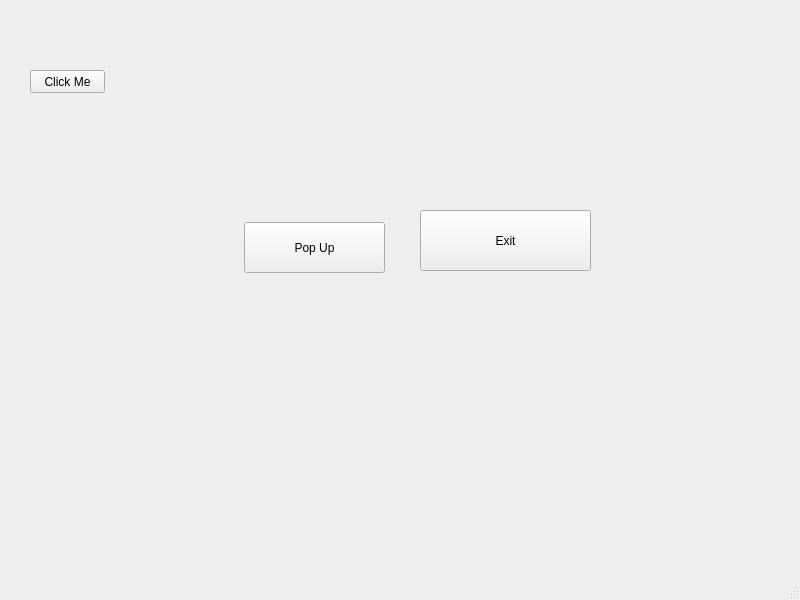
<?xml version="1.0" encoding="UTF-8"?>
<ui version="4.0">
 <class>MainWindow</class>
 <widget class="QMainWindow" name="MainWindow">
  <property name="geometry">
   <rect>
    <x>0</x>
    <y>0</y>
    <width>800</width>
    <height>600</height>
   </rect>
  </property>
  <property name="windowTitle">
   <string>MainWindow</string>
  </property>
  <widget class="QWidget" name="centralwidget">
   <widget class="QPushButton" name="pushButton">
    <property name="geometry">
     <rect>
      <x>244</x>
      <y>222</y>
      <width>141</width>
      <height>51</height>
     </rect>
    </property>
    <property name="text">
     <string>Pop Up</string>
    </property>
   </widget>
   <widget class="QPushButton" name="pushButton_2">
    <property name="geometry">
     <rect>
      <x>30</x>
      <y>70</y>
      <width>75</width>
      <height>23</height>
     </rect>
    </property>
    <property name="text">
     <string>Click Me</string>
    </property>
   </widget>
   <widget class="QPushButton" name="pushButton_3">
    <property name="geometry">
     <rect>
      <x>420</x>
      <y>210</y>
      <width>171</width>
      <height>61</height>
     </rect>
    </property>
    <property name="text">
     <string>Exit</string>
    </property>
   </widget>
  </widget>
  <widget class="QMenuBar" name="menubar">
   <property name="geometry">
    <rect>
     <x>0</x>
     <y>0</y>
     <width>800</width>
     <height>21</height>
    </rect>
   </property>
  </widget>
  <widget class="QStatusBar" name="statusbar"/>
 </widget>
 <resources/>
 <connections/>
</ui>
